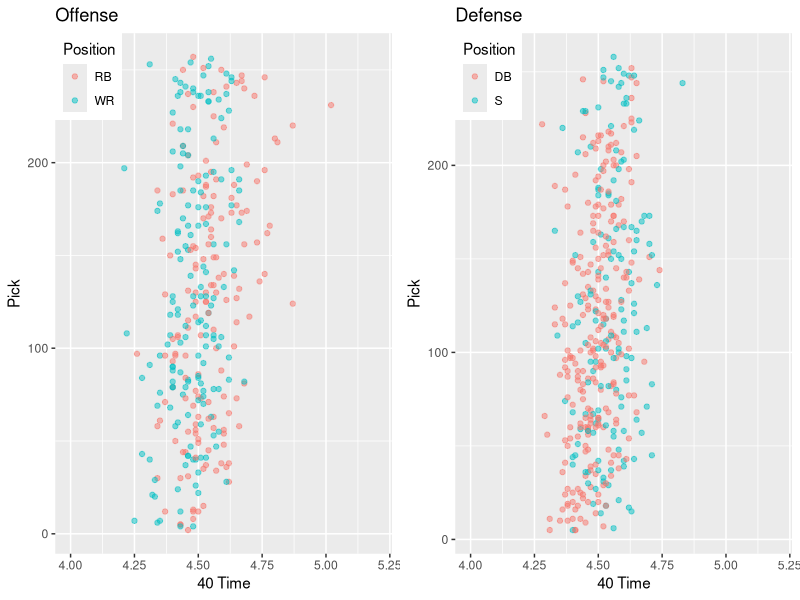
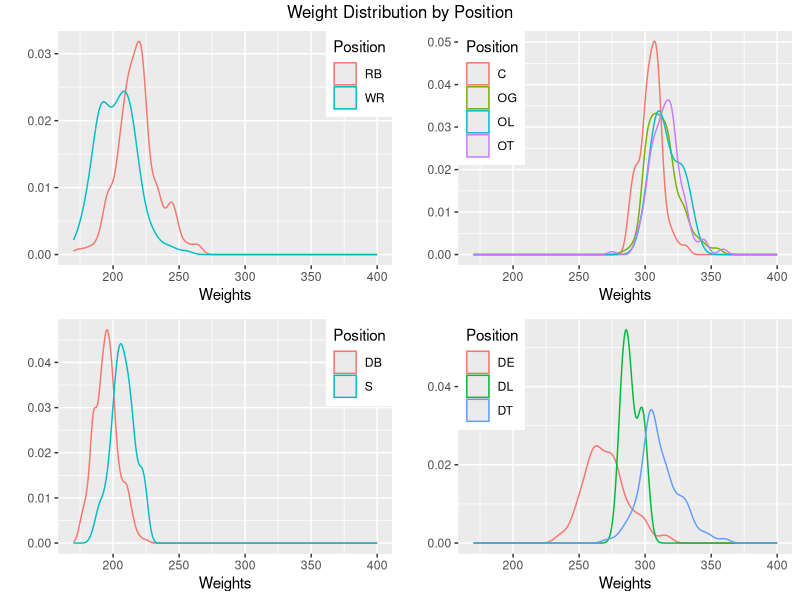
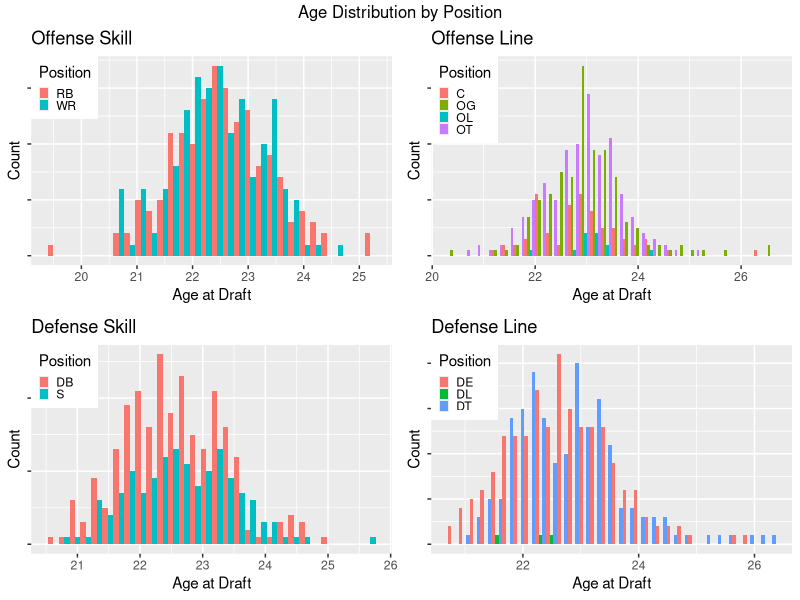
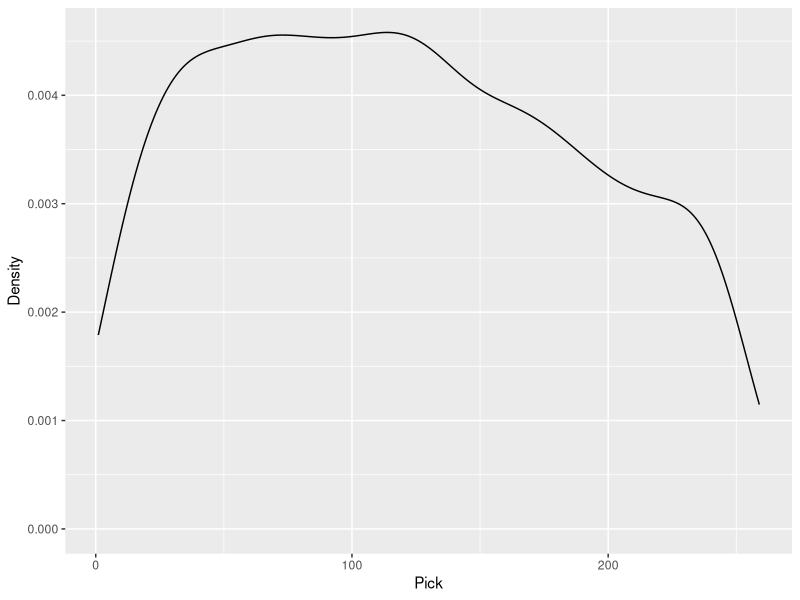
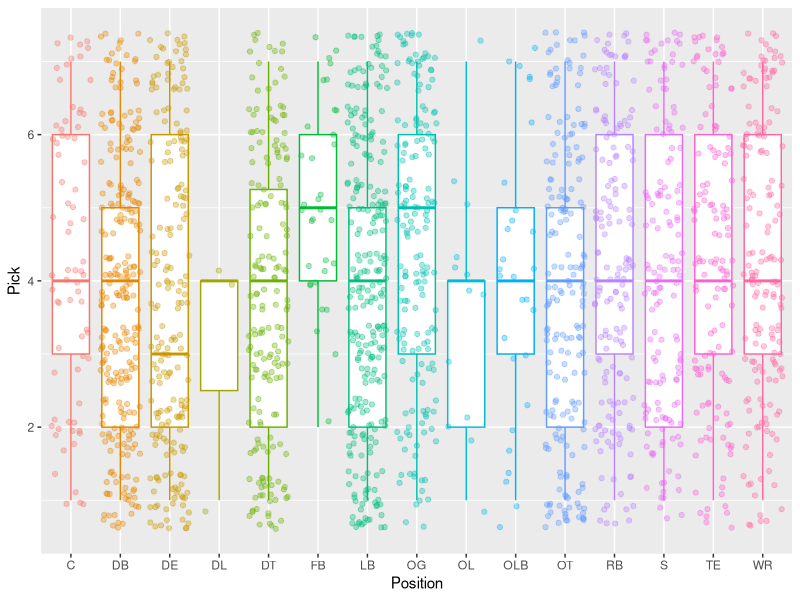
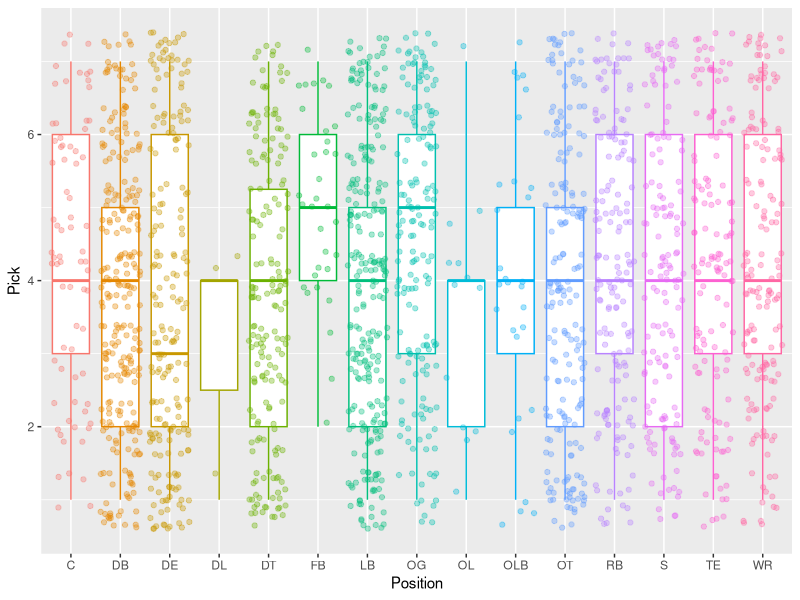
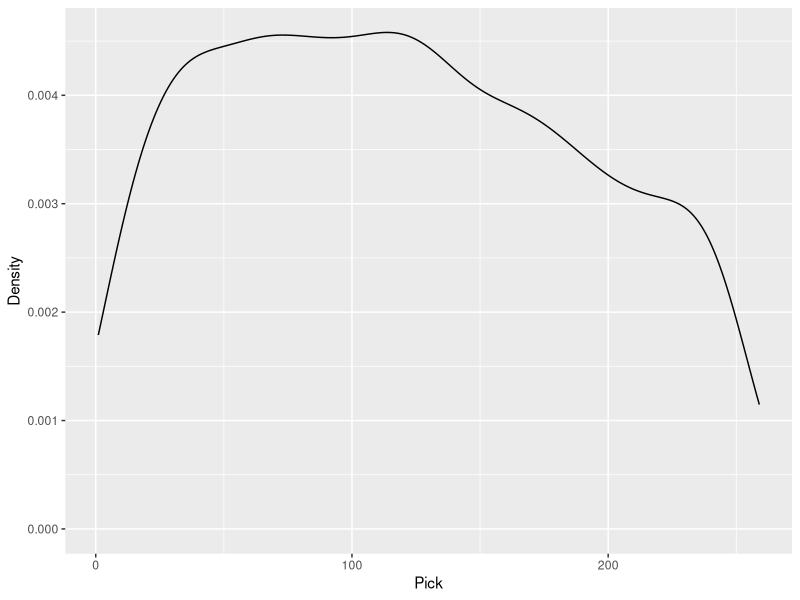
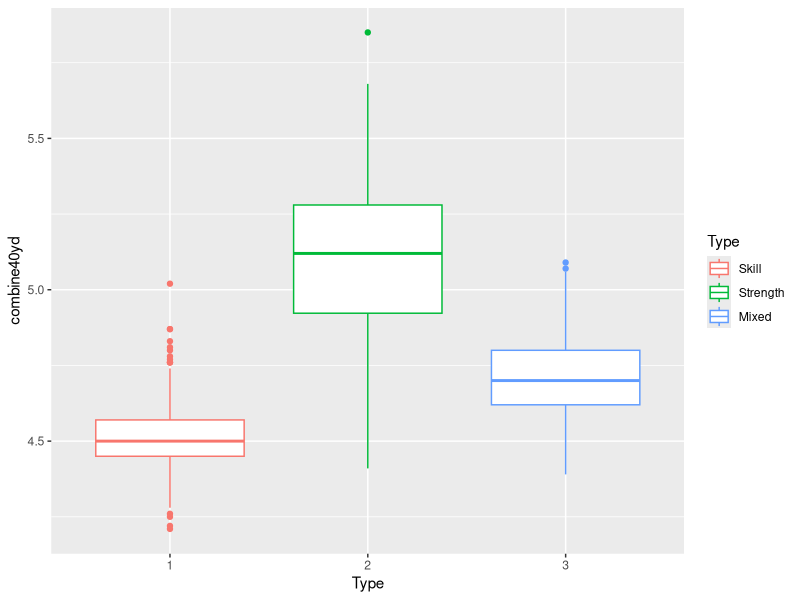

These charts were generated, in order, by the following R code:
library(tidyverse)
library(gridExtra)

#load in data
DF.Off.skill <- read.csv("derived_data/Off.Skill.csv")
DF.Off.strength <- read.csv("derived_data/Off.Strength.csv")
DF.Def.skill <- read.csv("derived_data/Def.Skill.csv")
DF.Def.strength <- read.csv("derived_data/Def.Strength.csv")
DF.clean <- read.csv("derived_data/Clean_Data.csv")


DF.Off.skill <- read.csv("derived_data/Off.Skill.csv") %>% 
  mutate(Type = "1") #skill is 1, strength is 2, linebacker is 3
DF.Off.strength <- read.csv("derived_data/Off.Strength.csv") %>% 
  mutate(Type = "2")
DF.Def.skill <- read.csv("derived_data/Def.Skill.csv" )%>% 
  mutate(Type = "1")
DF.Def.strength <- read.csv("derived_data/Def.Strength.csv" )%>% 
  mutate(Type = "2")
DF.Mixed <- read.csv("derived_data/Df.Mix.csv") %>% 
  mutate(Type = "3")
Skill.Stren.DF <- rbind(DF.Off.skill, DF.Off.strength, DF.Def.strength, DF.Def.skill, DF.Mixed)

#graph 1

g1 <- ggplot(DF.Off.skill, mapping = aes(x = combine40yd, y = pick, color = position)) +     geom_point(alpha = .5) +
  xlab("40 Time") +
  ylab("Pick") +
  labs(color = "Position", title = "Offense") +
  xlim(4, 5.2) +
  theme(legend.position = c(0, 1),
        legend.justification = c(0, 1))

g3 <- ggplot(DF.Def.skill, mapping = aes(x = combine40yd, y = pick, color = position)) +     geom_point(alpha = .5) +
  xlab("40 Time") +
  ylab("Pick") +
  labs(color = "Position", title = "Defense") +
  xlim(4, 5.2) +
  theme(legend.position = c(0, 1),
        legend.justification = c(0, 1))

Graph1 <- grid.arrange(g1, g3, nrow=1)
ggsave("derived_graphs/Off.Def.40s.png", plot = Graph1)
ggsave("preliminary_figures/Off.Def.40s.png", plot = Graph1)

#graph 2

g5 <- ggplot(DF.Off.skill, aes(weight)) +
  geom_density(aes(color=position), alpha=.5) +
  xlim(170, 400) +
  xlab("Weights") +
  ylab("") +
  labs(color="Position") +
  theme(legend.position = c(.8, 1),
        legend.justification = c(0, 1))

g6 <- ggplot(DF.Off.strength, aes(weight)) +
  geom_density(aes(color=position), alpha=.5) +
  xlim(170,400) +
  xlab("Weights") +
  ylab("") +
  labs(color="Position") +
  theme(legend.position = c(0, 1),
        legend.justification = c(0, 1))
g5.2 <- ggplot(DF.Def.skill, aes(weight)) +
  geom_density(aes(color=position), alpha=.5) +
  xlim(170, 400) +
  xlab("Weights") +
  ylab("") +
  labs(color="Position") +
  theme(legend.position = c(.8, 1),
        legend.justification = c(0, 1))

g6.2 <- ggplot(DF.Def.strength, aes(weight)) +
  geom_density(aes(color=position), alpha=.5) +
  xlim(170,400) +
  xlab("Weights") +
  ylab("") +
  labs(color="Position") +
  theme(legend.position = c(0, 1),
        legend.justification = c(0, 1))
# g5
# g6
# g5.2
# g6.2
Graph2 <- grid.arrange(g5, g6, g5.2, g6.2, nrow=2, top = "Weight Distribution by Position")
ggsave("derived_graphs/Off.Weights.png", plot = Graph2)
ggsave("preliminary_figures/Off.Weights.png", plot = Graph2)

#graph 3

g7 <- ggplot(DF.Off.skill, aes(ageAtDraft)) +
  geom_histogram(aes(fill = position), position = "dodge") +
  xlab("Age at Draft") +
  ylab("Count") +
  labs(fill = "Position", title = "Offense Skill") +
  theme(legend.position = c(0, 1),
        legend.justification = c(0, 1),
        legend.key.size = unit(.25, "cm")) +
  theme(axis.text.y=element_blank())

g8 <- ggplot(DF.Off.strength, aes(ageAtDraft)) +
  geom_histogram(aes(fill = position), position = "dodge") +
  xlab("Age at Draft") +
  ylab("Count") +
  labs(fill = "Position", title = "Offense Line") +
  theme(legend.position = c(0, 1),
        legend.justification = c(0, 1),
        legend.key.size = unit(.25, "cm")) +
  theme(axis.text.y=element_blank())

g9 <- ggplot(DF.Def.skill, aes(ageAtDraft)) +
  geom_histogram(aes(fill = position), position = "dodge") +
  xlab("Age at Draft") +
  ylab("Count") +
  labs(fill = "Position", title = "Defense Skill") +
  theme(legend.position = c(0, 1),
        legend.justification = c(0, 1),
        legend.key.size = unit(.25, "cm")) +
  theme(axis.text.y=element_blank())

g10 <- ggplot(DF.Def.strength, aes(ageAtDraft)) +
  geom_histogram(aes(fill = position), position = "dodge") +
  xlab("Age at Draft") +
  ylab("Count") +
  labs(fill = "Position", title = "Defense Line") +
  theme(legend.position = c(0, 1),
        legend.justification = c(0, 1),
        legend.key.size = unit(.25, "cm")) +
  theme(axis.text.y=element_blank())

Graph3 <- grid.arrange(g7, g8, g9, g10, nrow=2, top = "Age Distribution by Position")
ggsave("derived_graphs/Age.Dist.png", plot=Graph3)
ggsave("preliminary_figures/Age.Dist.png", plot=Graph3)

Graph4 <- DF.clean %>% 
  filter(position != "QB" & position != "LS") %>% 
  ggplot(aes(x=position, y=round, color = position)) +     
  geom_boxplot() +
  geom_jitter(alpha = .35) +
  xlab("Position") +
  ylab("Pick") + 
  theme(legend.position = "none")
ggsave("derived_graphs/Boxplot.by.round.png", plot=Graph4)
ggsave("preliminary_figures/Boxplot.by.round.png", plot=Graph4)

g12 <- DF.clean %>% 
  filter(position != "QB" & position != "LS") %>% 
  ggplot(aes(x=pick)) +
  geom_density() +
  xlab("Pick") +
  ylab("Density")
g12

ggsave("derived_graphs/Pick.Density.Plot.png", plot = g12)

g13 <- Skill.Stren.DF %>% 
  ggplot(aes(x=Type, y=combine40yd, color = Type)) +
  geom_boxplot() +
  scale_color_discrete(name="Type", labels = c("Skill", "Strength", "Mixed"))

ggsave("derived_graphs/40.Time.Plot.png")

